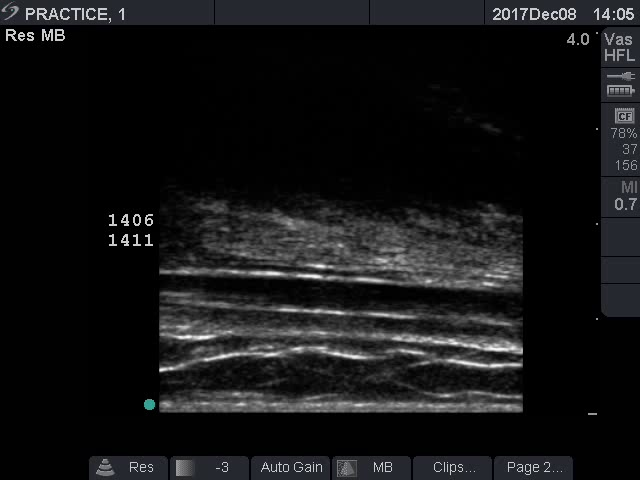
#> input picture temp_images/frame0.jpg, 640 x 480 px
$ python -i UserClickArtery.py   (imports and definitions only)
#> lines starting #> are read from the running program, lines starting #| are printed output that depends on the picture; after the words box and inside, x2 and y2 are one past the last pixel; in counts of white or black regions, pixels touching at a corner belong together
#> further down, picture is the input picture: shape (480, 640, 3); mean B, G, R 21.8, 20.9, 20.6
### Code/FileSupport.py
import os

# takes in file name and finds file path based on the current source code file path and the expected 'Sample_Images'
# file path. image_name should include the file name and file extension
# [4 lines left out: function ReturnImagePath, not called in this run]

def ReturnTempImagePath():
    path = os.getcwd()
    path = path.split("Code")[0]
    return path + 'temp_images\\'

### Code/UserClickArtery.py
# This is simplified code without gui link

import cv2
import numpy as np
from FileSupport import *
import math

# ------------------ Variables ----------------------
# file
image_file_name = '14.05.25 hrs __[0011697].avi'
temp_image_file_path = ReturnTempImagePath()
# colors
RED = (0, 0, 255)  # opencv uses BGR not RGB
GREEN = (0, 255, 0)
BLUE = (255, 0, 0)
# UI
im_x, im_y, click_allowed = 1, 1, True


# ------------------Functions-----------------------------------
# left click saves x,y coordinate and right click resets the x,y and allows a re-click
# This saves the in_x and im_y as the xy coordinates of the click. They should be accessible anywhere
# [77 lines left out: functions click_event, coord_dist, box_centerline, Tang_Diam_Mean, not called in this run]


# populates all of the filtered/detected shape images. This function performs all aspects of their generation
def Populate(img):
    # Convert image to grayscale
    img = cv2.imread(temp_image_file_path + "frame%i.jpg" % i_frame, cv2.IMREAD_GRAYSCALE)
#> img: shape (480, 640); min 0, max 252, mean 20.9
    # Gaussian smooth (need to investigate if we need)
    img = cv2.GaussianBlur(img, (7, 7), 0)
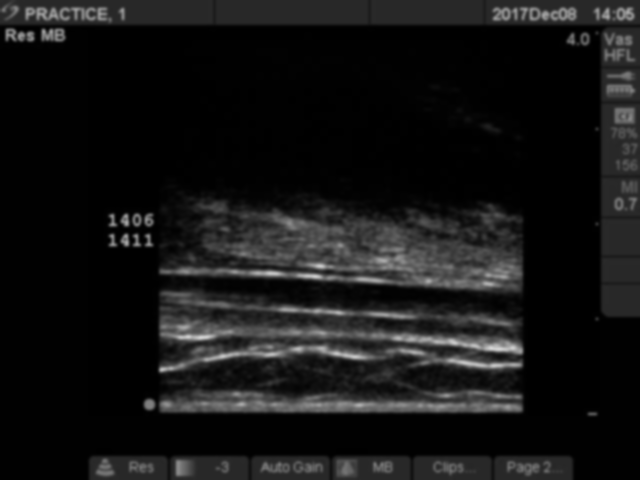
#> img: shape (480, 640); min 0, max 211, mean 20.9
    # Invert Image
    copy = np.invert(img)  # !!!!!!!!!!!!!!!!!!!!! used to see if quality of image changes
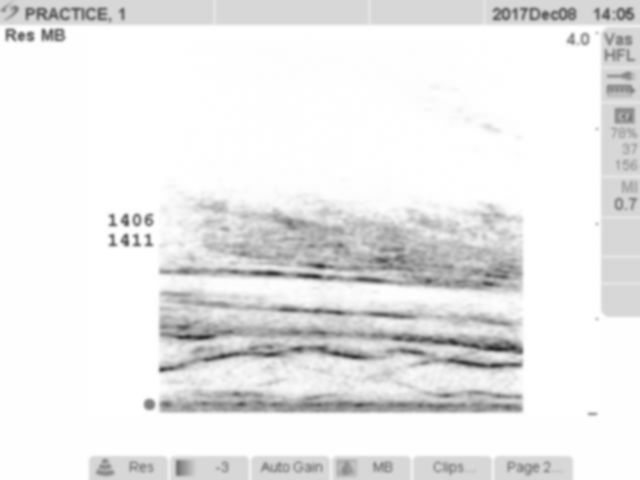
#> copy: shape (480, 640); min 44, max 255, mean 234.1
    # Perform Threshold
    _, otsu_threshold = cv2.threshold(copy, 0, 255, cv2.THRESH_OTSU)
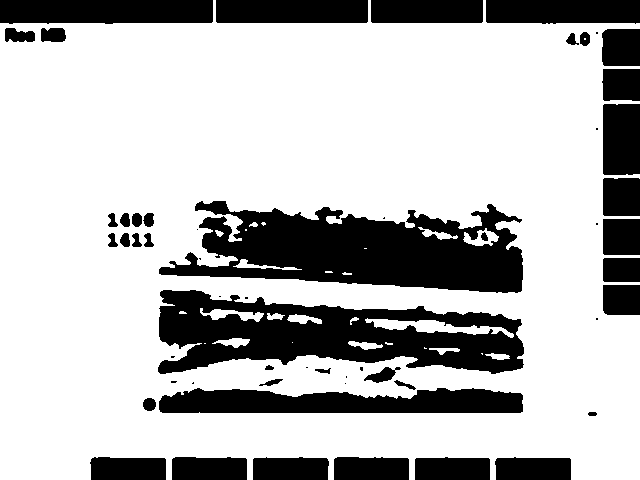
#> otsu_threshold: shape (480, 640); 73.1% white; 56 black regions (16 under 20 px)
    # Find contours (edges)
    otsu_contours, _ = cv2.findContours(otsu_threshold, cv2.RETR_TREE,
                                        cv2.CHAIN_APPROX_NONE)  # TREE vs EXTERNAL & SIMPLE vs NONE
#> otsu_contours = 67 contours, 29 with area under 20; largest, box (x1, y1, x2, y2) and area: (0, 0, 640, 480) 271294, (158, 200, 524, 294) 22097, (157, 289, 525, 375) 21011, (158, 387, 524, 414) 7808, (365, 318, 514, 338) 976
    # Convert image to color so contours can be printed in color
    img = cv2.cvtColor(img, cv2.COLOR_GRAY2BGR)
#> img: shape (480, 640, 3)

    # If multiple shapes contain coordinate this will break. Need case
    for i_shape in range(len(otsu_contours)):
        # are the coordinates contained within the shape
        if 1 == cv2.pointPolygonTest(otsu_contours[i_shape], (im_x, im_y), False):
            cv2.drawContours(img, otsu_contours, i_shape, GREEN, 1)
            # enclose box around the contour. This could also be used to re crop image and perform thresholding again
            simp_box = cv2.minAreaRect(otsu_contours[i_shape])
            simp_box = cv2.boxPoints(simp_box)
            cv2.drawContours(img, [np.int0(simp_box)], 0, BLUE, 2)
            # cv2.drawContours(img, )
            print(simp_box)
            center_xy = box_centerline(simp_box)
            print(center_xy[0])
            print(center_xy[1])
            dead = Tang_Diam_Mean(otsu_contours, center_xy)
            cv2.circle(img, tuple([0, dead]), 3, RED, 2)
            cv2.line(img, tuple(center_xy[0]), tuple(center_xy[1]), RED, 2)
#> this loop made 67 passes
    cv2.imshow("Image with detected contours", img)


# -------------------Code-------------------------------
# Pull image from file===============================================
# [6 lines not run here, left out]
# [1 line that did not run here, left out]

# Process and contour each .avi frame ===============================
i_frame = 0
# [27 lines not run here, left out]

>>> import cv2
>>> picture = cv2.imread('../temp_images/frame0.jpg')
>>> result = Populate(picture)
